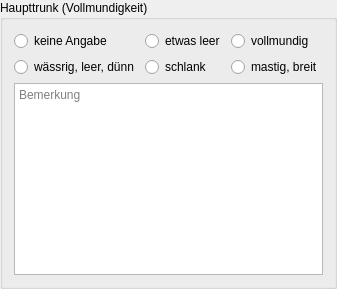
         <widget class="QGroupBox" name="groupBox7">
          <property name="title">
           <string>Haupttrunk (Vollmundigkeit)</string>
          </property>
          <layout class="QGridLayout" name="gridLayout_9">
           <item row="1" column="1">
            <widget class="RadioButton" name="rbHaupttrunk_2">
             <property name="text">
              <string>schlank</string>
             </property>
            </widget>
           </item>
           <item row="0" column="1">
            <widget class="RadioButton" name="rbHaupttrunk_1">
             <property name="text">
              <string>etwas leer</string>
             </property>
            </widget>
           </item>
           <item row="0" column="0">
            <widget class="RadioButton" name="rbHaupttrunk_ka">
             <property name="text">
              <string>keine Angabe</string>
             </property>
            </widget>
           </item>
           <item row="1" column="2">
            <widget class="RadioButton" name="rbHaupttrunk_4">
             <property name="text">
              <string>mastig, breit</string>
             </property>
            </widget>
           </item>
           <item row="0" column="2">
            <widget class="RadioButton" name="rbHaupttrunk_3">
             <property name="text">
              <string>vollmundig</string>
             </property>
            </widget>
           </item>
           <item row="1" column="0">
            <widget class="RadioButton" name="rbHaupttrunk_0">
             <property name="text">
              <string>wässrig, leer, dünn</string>
             </property>
            </widget>
           </item>
           <item row="2" column="0" colspan="3">
            <widget class="QPlainTextEdit" name="tbHaupttrunk">
             <property name="minimumSize">
              <size>
               <width>0</width>
               <height>42</height>
              </size>
             </property>
             <property name="toolTip">
              <string>&lt;html&gt;&lt;head/&gt;&lt;body&gt;&lt;p&gt;Hier ist Platz für frei formulierte &lt;span style=&quot; font-weight:600;&quot;&gt;Ausführungen&lt;/span&gt; zum Haupttrunk.&lt;/p&gt;&lt;p&gt;Nach dem ersten Schluck und der Begutachtung der Schaumhaltbarkeit, kommt ein neues sensorisches Merkmal ins Bewusstsein, die sogenannte Rezenz. Das ist die Spritzigkeit des Bieres, sein Kohlensäuregehalt. &lt;/p&gt;&lt;p&gt;Bei manchen Sorten ist die Rezenz von größerer Bedeutung, so bei hellen hopfenreichen Bieren, ob sie nun Pils oder Export heißen. Bei Anderen ist sie weniger bedeutungsvoll, wie zum Beispiel bei den Starkbieren. &lt;/p&gt;&lt;p&gt;Anmerkung: Ein kohlensäurearmes Bier muss keineswegs schal schmecken, wenn es mit der richtigen Hopfengabe, einer sehr feinen Malzsüße und einer gerade noch wahrnehmbaren Säure ausgestattet ist.&lt;/p&gt;&lt;p&gt;&lt;span style=&quot; font-weight:600; color:#fc0107;&quot;&gt;Achtung: &lt;/span&gt;Ein Sud muss im &lt;span style=&quot; font-weight:600;&quot;&gt;Tab Abfülldaten &lt;/span&gt;als abgefüllt markiert worden sein, bevor man ihn hier tätig werden kann.&lt;/p&gt;&lt;/body&gt;&lt;/html&gt;</string>
             </property>
             <property name="placeholderText">
              <string>Bemerkung</string>
             </property>
            </widget>
           </item>
          </layout>
         </widget>
